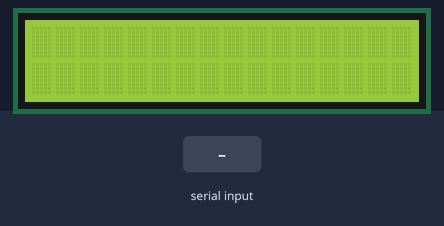
Recording of a sketch running on a simulated Arduino Uno, built with avr-gcc and run on an emulated ATmega328P. Parts: 16×2 character LCD. The inputs (shaded band) are chosen by the test bench.

Above: at 1.3 s.
1.4 s: "1" received over the second serial link
At 2.3 s:
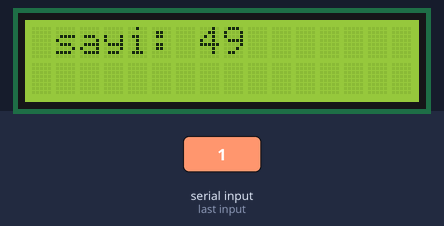
2.9 s: "0" received over the second serial link
4.4 s: "2" received over the second serial link
At 5.7 s:
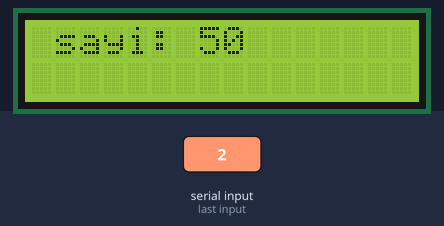
Timing chart, 0 to 7.4 s (numbered marks = the images above; inputs shaded):
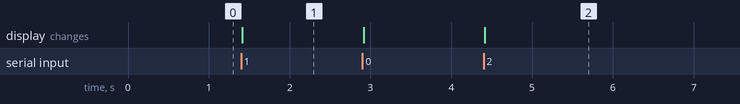

Measured:
- after the input at 1.4 s, the display: changes at once (image 1)
- after the input at 4.4 s, the display: changes at once (image 2)

The sketch:

lcd_with_hc-12_radio.ino
```cpp
/*    Arduino Long Range Wireless Communication using HC-12
                      Example 01
   by Dejan Nedelkovski, www.HowToMechatronics.com
*/

#include <SoftwareSerial.h>
#include <Wire.h>
#include <LiquidCrystal_I2C.h>

SoftwareSerial HC12(10, 11); // HC-12 TX Pin, HC-12 RX Pin
LiquidCrystal_I2C lcd = LiquidCrystal_I2C(0x27, 16, 2);

void setup() {
  lcd.init();
  lcd.backlight();
  lcd.begin (16, 2);
  // Serial port to computer
  HC12.begin(9600);               // Serial port to HC12

}

void loop() {
  while (HC12.available()) {// If HC-12 has data
    lcd.setCursor(1, 0);
  lcd.print("sayi: ");
  lcd.setCursor(7, 0);
  lcd.print(HC12.read());
  lcd.print("      ");;      // Send the data to Serial monitor
  }
}
```
